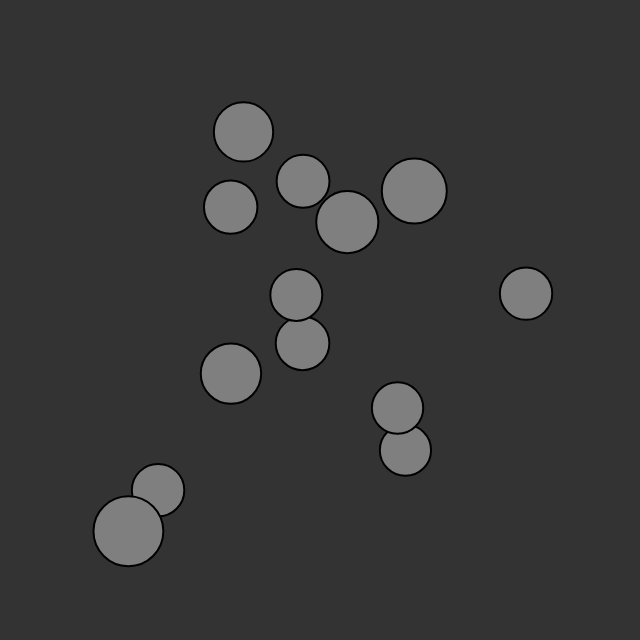
Frame 1 (no input)
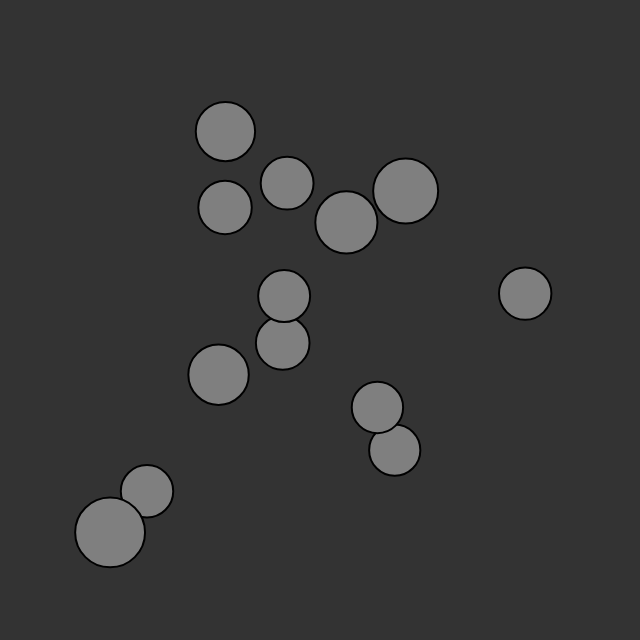
Frame 60 (no input)
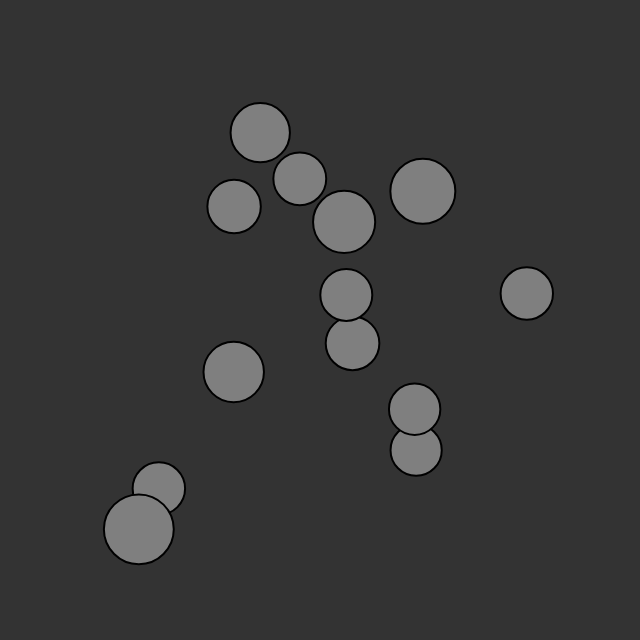
Frame 120 (the mouse pressed at the canvas centre since frame 60)

The p5.js sketch that drew these frames (run headless with seeded random() and noise() and a simulated clock; from frame 60 on, the mouse is pressed at the canvas centre):

// p5.js sketch
// ── sketch.js
var particles = [];
var particlesLen = 13;
var render2D;
var canvas;
var ctx;
function setup() {
    render2D = createCanvas(640, 640);
    canvas = render2D.canvas;
    ctx = canvas.getContext('2d');
    //console.log("canvas: ", cnv);
    for (var i = 0; i < particlesLen; i++) {
        var px = random(100, width - 100);
        var py = random(100, height - 100);
        var name = "particle" + i;
        var size = random(50, 70);
        particles.push(new Mover(px, py, name, size, ctx));
    }


}

function draw() {
    background(51);
    for (var i = 0; i < particles.length; i++) {
        var p = particles[i];
        p.update();
    }
}


function mousePressed() {
    for (var i = 0; i < particles.length; i++) {
        var p = particles[i];
        var mouse = createVector(mouseX, mouseY);
        var d = dist(mouseX, mouseY, p.position.x, p.position.y);
        if (d < 24) {
            //console.log("particle " + i +"inside");
            p.color = [244, 66, 203];
        } else {
            p.color = [127, 127, 127];
            //console.log("outside");
        }
    }
}

function mouseMoved() {
    for (var i = 0; i < particles.length; i++) {
        var p = particles[i];
        p.handleHover(mouseX, mouseY);
    }
}

// ── mover.js
var Mover = function (posx, posy, name, size, context) {
    this.position = createVector(posx, posy);
    this.velocity = createVector();
    this.acceleration = createVector();
    this.topspeed = 5;
    this.radiusParticle = 50;
    this.centerParticle = createVector(posx, posy);
    this.theta = 0;
    this.name = name;
    this.color = [127, 127, 127];
    this.sizeParticle = size;
    this.orbit = random(0,1);
    this.amplitude = random(1,2);
    this.showBar = false;
    this.ctx = context;
   
    this.update = function () {
        this.theta +=0.03;
        this.display(this.ctx);
        this.checkEdges();
    };

    this.checkEdges = function () {
        var mouse = createVector(mouseX, mouseY);
        if (mouse.x < width && mouse.y < height) {
            //console.log("inside canvas");
            //this.rotateByMouse();
           this.checkNearParticles();
        } else  {
            //console.log("outside canvas");
            this.rotateOwn();
        }
    };

    this.checkNearParticles = function (){
        //console.log("checking near particles");
        var mouse = createVector(mouseX, mouseY);
        var d = dist(mouseX, mouseY, this.position.x, this.position.y);
        //this.radiusParticle*3
        if(d<100){
            //this.color = [244, 66, 203];
            this.rotateByMouse();
        }else{
            this.rotateOwn();
            this.color = [127, 127, 127];
        }
    };

    this.rotateByMouse = function () {
        var mouse = createVector(mouseX, mouseY);
        mouse.normalize();
        var angle = atan2(mouseY - height / 2, mouseX - width / 2);
        var px = this.radiusParticle * cos(angle) + this.centerParticle.x;
        var py = this.radiusParticle * sin(angle) + this.centerParticle.y;
        this.position.x = px;
        this.position.y = py;
    };

    this.rotateOwn = function (){
        var orbit=this.orbit;
        var amplitude = this.amplitude;
        var px = orbit*(this.radiusParticle/2) * cos(this.theta*amplitude) + this.centerParticle.x;
        var py = orbit*(this.radiusParticle/2) * sin(this.theta*amplitude)*0.1 + this.centerParticle.y;
        this.position.x = px;
        this.position.y = py;
    };

    this.handleHover = function(mx, my) { 
        var d = dist(mx, my, this.position.x, this.position.y);
        if (d < this.sizeParticle/2) {
          //console.log("hover: " + this.name);
          this.color = [244, 66, 203];
          this.showBar = true;         
        } else {
            this.color = [127, 127, 127];
            this.showBar = false;
        }
    };

    this.display = function (ctx) {
        if(this.showBar){
            cursor(HAND);
            //princiapl particle
            stroke(0);
            strokeWeight(2);
            fill(this.color[0], this.color[1], this.color[2]);
            ellipse(this.position.x, this.position.y, size, size);

            //create the diagonal bar
            stroke(50, 66, 203);
            translate(this.position.x, this.position.y);
            rotate(PI/4);
            rect(0, 0, this.sizeParticle, 2); 

            //create intersection point
            fill(255, 255, 255);
            ellipse(0, 0, 10, 10);

            //create the big Voice Particle
            fill(10, 49, 84);
            ellipse(this.sizeParticle+50, 0, 1.5*size, 1.5*size);

            //create intersection point
            fill(255, 255, 255);
            ellipse(this.sizeParticle, 0, 10, 10);
        }else{
            stroke(0);
            strokeWeight(2);
            fill(this.color[0], this.color[1], this.color[2]);
            ellipse(this.position.x, this.position.y, size, size);
        }       
    };

};
